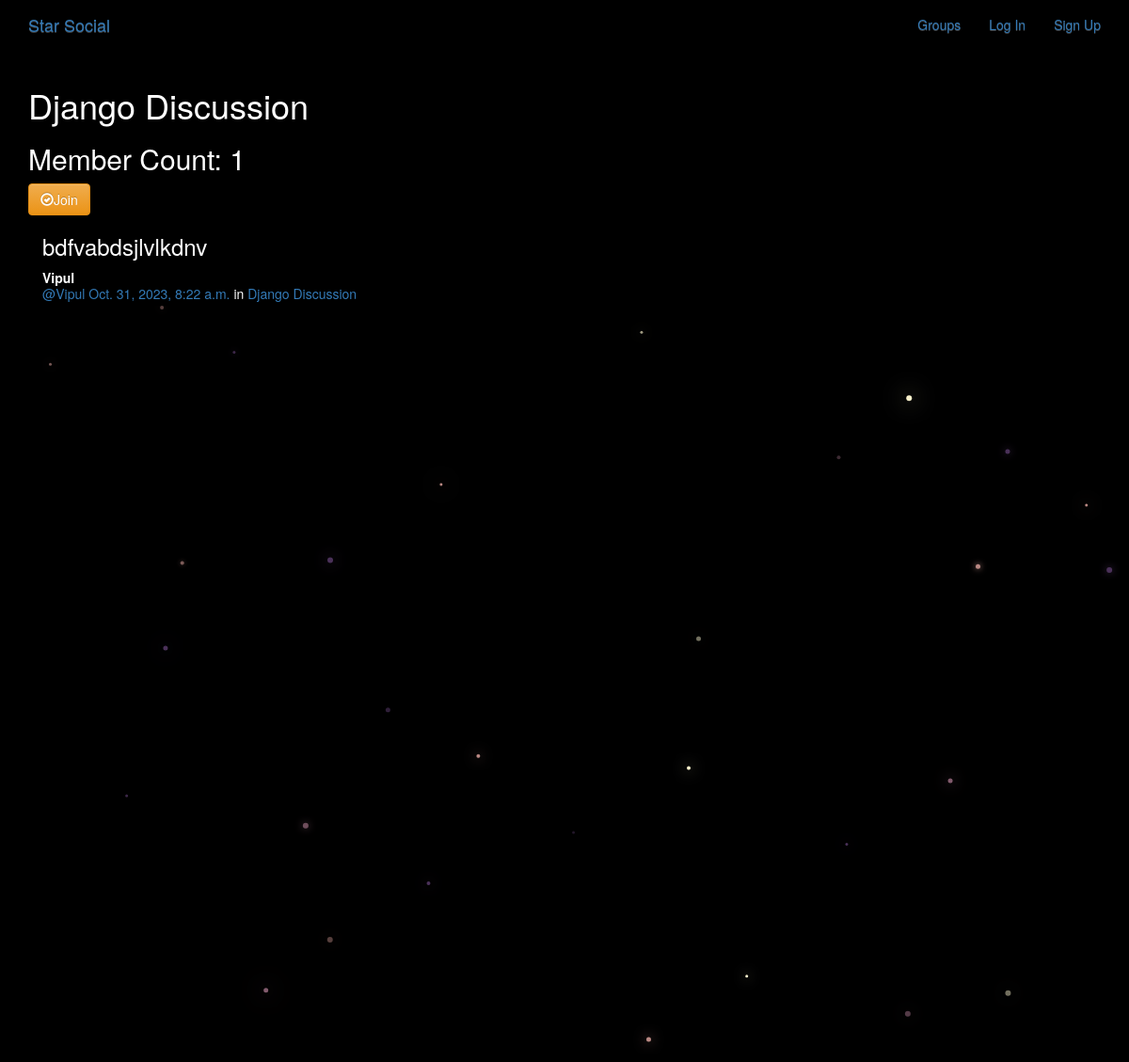
/groups/post/in/django-discussion/, run on the app's committed database.
### groups/models.py (models this page shows, shortened)
class Group(models.Model):
    name = models.CharField(max_length=255,unique=True)
    slug = models.SlugField(allow_unicode=True,unique=True)
    discription = models.TextField(blank=True,default="")
    description_html=models.TextField(editable=False,default="",blank=True)
    members = models.ManyToManyField(User, through="GroupMember")
    class Meta:
        ordering=["name"]

### posts/models.py (models this page shows, shortened)
class Post(models.Model):
    user =models.ForeignKey(User,related_name="posts",on_delete=models.CASCADE)
    created_at = models.DateTimeField(auto_now= True)
    message =models.TextField()
    message_html = models.TextField(editable=False)
    group = models.ForeignKey(Group,related_name="posts",null=True,blank=True,on_delete=models.CASCADE)
    class Meta:
        ordering= ["-created_at"]
        unique_together = ["user","message"]

### groups/views.py (the view)
# urls.py: path("post/in/<slug:slug>/",views.SingleGroup.as_view(),name="single"),
class SingleGroup(generic.DetailView):
    model = Group

### groups/templates/groups/group_detail.html
{% extends "groups/group_base.html" %}
{% block pregroup %}
    <h1>{{ group.name }}</h1>
    <h2>Member Count: {{ group.members.count }}</h2>
    <div class="content">
        {% if user in group.members.all %}
            <a href="{% url 'groups:leave' slug=group.slug %}" class="btn btn-lg btn-fill btn-warning ">
                <span class="glyphicon glyphicon-remove-circle"></span>Leave</a>
        {% else %}
            <a href="{% url 'groups:join' slug=group.slug %}" class="btn btn-large btn-fill btn-warning">
                <span class="glyphicon glyphicon-ok-circle"></span>Join</a>
        {% endif %}
    </div>
{% endblock %}
{% block group_content %}
    <div class="col-md-8">
        {% if group.posts.count == 0 %}
            <h2> No Posts in this group yet!!</h2>
        {% else %}
            {% for post in group.posts.all %}
                {% include "posts/_post.html"%}
            {% endfor %}
        {% endif %}
    </div>
{% endblock %}

### posts/templates/posts/_post.html (shortened to what this page needs)
<div class="post media">
    <h3>{{ post.message_html|safe }}</h3>
    <div class="media-body">
        <strong>{{ post.user.username }}</strong>
        <h5 class="media-heading" >
            <span class="username">
                <a href="{% url 'posts:for_user' username=post.user.username %}">@{{ post.user.username }}</a>
            </span>
            <time class="time">
            <a href="{% url 'posts:single' username=post.user.username pk=post.pk %}">{{ post.created_at }}</a>
            </time>
            {% if post.group %}
            <span class="group-name">in <a href="#">{{ post.group.name }}</a></span>
            {% endif %}
        </h5>
    </div>
</div>

### static/simplesocial/css/master.css (style rules this page uses)
body { margin: 0; overflow: hidden; background-color: black; color: white; }

### data on the page
Group: name "Django Discussion", members.count "1"
Post: message_html "bdfvabdsjlvlkdnv", user.username "Vipul", created_at "Oct. 31, 2023, 8:22 a.m.", group.name "Django Discussion"
